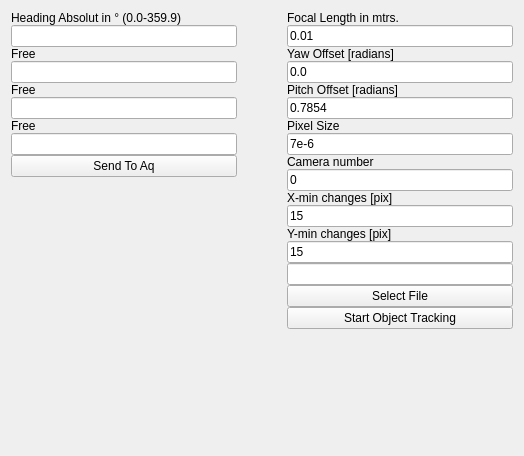
<?xml version="1.0" encoding="UTF-8"?>
<ui version="4.0">
 <class>AQDevelWidget</class>
 <widget class="QWidget" name="AQDevelWidget">
  <property name="geometry">
   <rect>
    <x>0</x>
    <y>0</y>
    <width>524</width>
    <height>456</height>
   </rect>
  </property>
  <property name="windowTitle">
   <string>Form</string>
  </property>
  <layout class="QVBoxLayout" name="verticalLayout">
   <item>
    <layout class="QGridLayout" name="gridLayout_38">
     <property name="horizontalSpacing">
      <number>50</number>
     </property>
     <item row="0" column="1">
      <layout class="QVBoxLayout" name="verticalLayout_1871">
       <item>
        <layout class="QVBoxLayout" name="verticalLayout_510">
         <item>
          <widget class="QLabel" name="label_155">
           <property name="text">
            <string>Focal Length in mtrs.</string>
           </property>
          </widget>
         </item>
         <item>
          <widget class="QLineEdit" name="lineEdit_20">
           <property name="text">
            <string>0.01</string>
           </property>
          </widget>
         </item>
        </layout>
       </item>
       <item>
        <layout class="QVBoxLayout" name="verticalLayout_810">
         <item>
          <widget class="QLabel" name="label_138">
           <property name="text">
            <string>Yaw Offset [radians]</string>
           </property>
          </widget>
         </item>
         <item>
          <widget class="QLineEdit" name="lineEdit_19">
           <property name="text">
            <string>0.0</string>
           </property>
          </widget>
         </item>
        </layout>
       </item>
       <item>
        <layout class="QVBoxLayout" name="verticalLayout_9">
         <item>
          <widget class="QLabel" name="label_136">
           <property name="text">
            <string>Pitch Offset [radians]</string>
           </property>
          </widget>
         </item>
         <item>
          <widget class="QLineEdit" name="lineEdit_18">
           <property name="text">
            <string>0.7854</string>
           </property>
          </widget>
         </item>
        </layout>
       </item>
       <item>
        <layout class="QVBoxLayout" name="verticalLayout_1010">
         <item>
          <widget class="QLabel" name="label_135">
           <property name="text">
            <string>Pixel Size</string>
           </property>
          </widget>
         </item>
         <item>
          <widget class="QLineEdit" name="lineEdit_171">
           <property name="text">
            <string>7e-6</string>
           </property>
          </widget>
         </item>
        </layout>
       </item>
       <item>
        <layout class="QVBoxLayout" name="verticalLayout_1110">
         <item>
          <widget class="QLabel" name="label_156">
           <property name="text">
            <string>Camera number</string>
           </property>
          </widget>
         </item>
         <item>
          <widget class="QLineEdit" name="lineEdit_21">
           <property name="text">
            <string>0</string>
           </property>
          </widget>
         </item>
         <item>
          <layout class="QVBoxLayout" name="verticalLayout_189">
           <item>
            <widget class="QLabel" name="label_158">
             <property name="text">
              <string>X-min changes [pix]</string>
             </property>
            </widget>
           </item>
           <item>
            <widget class="QLineEdit" name="lineEdit_22">
             <property name="text">
              <string>15</string>
             </property>
            </widget>
           </item>
          </layout>
         </item>
        </layout>
       </item>
       <item>
        <layout class="QVBoxLayout" name="verticalLayout_1881">
         <item>
          <widget class="QLabel" name="label_159">
           <property name="text">
            <string>Y-min changes [pix]</string>
           </property>
          </widget>
         </item>
         <item>
          <widget class="QLineEdit" name="lineEdit_23">
           <property name="text">
            <string>15</string>
           </property>
          </widget>
         </item>
        </layout>
       </item>
       <item>
        <widget class="QLineEdit" name="lineEdit_24">
         <property name="minimumSize">
          <size>
           <width>0</width>
           <height>0</height>
          </size>
         </property>
        </widget>
       </item>
       <item>
        <widget class="QPushButton" name="pushButton_ObjectTracking_File">
         <property name="text">
          <string>Select File</string>
         </property>
        </widget>
       </item>
       <item>
        <widget class="QPushButton" name="pushButton_ObjectTracking">
         <property name="text">
          <string>Start Object Tracking</string>
         </property>
        </widget>
       </item>
       <item>
        <spacer name="verticalSpacer_17">
         <property name="orientation">
          <enum>Qt::Vertical</enum>
         </property>
         <property name="sizeHint" stdset="0">
          <size>
           <width>20</width>
           <height>0</height>
          </size>
         </property>
        </spacer>
       </item>
      </layout>
     </item>
     <item row="0" column="0">
      <layout class="QVBoxLayout" name="verticalLayout_213">
       <item>
        <layout class="QVBoxLayout" name="verticalLayout_212">
         <item>
          <widget class="QLabel" name="label_3">
           <property name="text">
            <string>&lt;html&gt;&lt;head/&gt;&lt;body&gt;&lt;p&gt;Heading Absolut in ° (0.0-359.9)&lt;/p&gt;&lt;/body&gt;&lt;/html&gt;</string>
           </property>
          </widget>
         </item>
         <item>
          <widget class="QLineEdit" name="lineEdit_13"/>
         </item>
        </layout>
       </item>
       <item>
        <layout class="QVBoxLayout" name="verticalLayout_202">
         <item>
          <widget class="QLabel" name="label_111">
           <property name="text">
            <string>Free</string>
           </property>
          </widget>
         </item>
         <item>
          <widget class="QLineEdit" name="lineEdit_14"/>
         </item>
        </layout>
       </item>
       <item>
        <layout class="QVBoxLayout" name="verticalLayout_201">
         <item>
          <widget class="QLabel" name="label_132">
           <property name="text">
            <string>Free</string>
           </property>
          </widget>
         </item>
         <item>
          <widget class="QLineEdit" name="lineEdit_16"/>
         </item>
        </layout>
       </item>
       <item>
        <layout class="QVBoxLayout" name="verticalLayout_192">
         <item>
          <widget class="QLabel" name="label_134">
           <property name="text">
            <string>Free</string>
           </property>
          </widget>
         </item>
         <item>
          <widget class="QLineEdit" name="lineEdit_15"/>
         </item>
        </layout>
       </item>
       <item>
        <widget class="QPushButton" name="pushButton_dev1">
         <property name="text">
          <string>Send To Aq</string>
         </property>
        </widget>
       </item>
       <item>
        <spacer name="verticalSpacer_5">
         <property name="orientation">
          <enum>Qt::Vertical</enum>
         </property>
         <property name="sizeHint" stdset="0">
          <size>
           <width>20</width>
           <height>0</height>
          </size>
         </property>
        </spacer>
       </item>
      </layout>
     </item>
    </layout>
   </item>
  </layout>
 </widget>
 <resources/>
 <connections/>
</ui>
